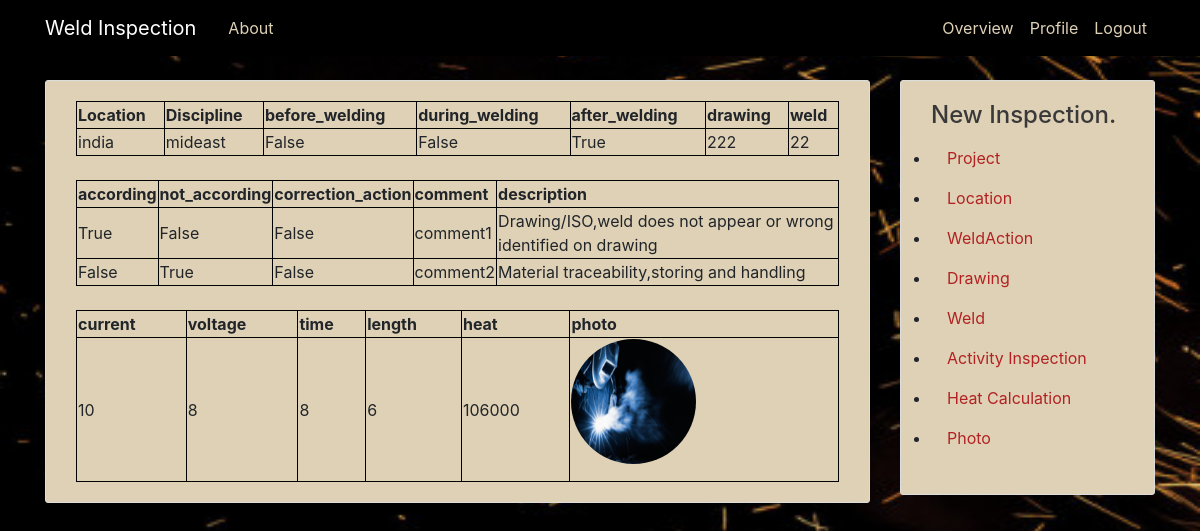
/overall/2/ (signed in), run on the app's committed database.
### inspection/models.py (models this page shows, shortened)
class location_discipline(models.Model):
    location_name=models.CharField(max_length=200)
    discipline_name=models.CharField(max_length=200)
    location_discipline_id=models.OneToOneField(project,on_delete=models.CASCADE,primary_key=True)

class weld_action(models.Model):
    during_welding=models.BooleanField(default=False)
    before_welding=models.BooleanField(default=False)
    after_welding=models.BooleanField(default=False)
    weld_action_project_id=models.OneToOneField(project,on_delete=models.CASCADE,primary_key=True)

class drawing(models.Model):
    drawing_number=models.CharField(max_length=200)
    drawing_id=models.OneToOneField(project,on_delete=models.CASCADE,primary_key=True)

class weld(models.Model):
    weld_number=models.IntegerField(primary_key=True)
    weld_id=models.ForeignKey(drawing,on_delete=models.CASCADE)

class activity_inspection_action(models.Model):
    according=models.BooleanField(default=False)
    not_according=models.BooleanField(default=False)
    correction_action=models.BooleanField(default=False)
    comment=models.CharField(max_length=100,blank=True)
    inspection_id=models.ForeignKey(project,on_delete=models.CASCADE)
    act_desp_action_descp=models.ForeignKey(activity_description,on_delete=models.CASCADE)

class activity_description(models.Model):
    act_descp=models.CharField(max_length=200,blank=True,primary_key=True) # If a field has blank=True, form validation will allow entry of an empty value.
    act_descp_source=models.ForeignKey(User,on_delete=models.CASCADE)
    def __str__(self):
        return str(self.act_descp)

class heat_calc(models.Model):
    current_A=models.IntegerField(default=0,blank=True)
    voltage_V=models.IntegerField(default=0,blank=True)
    time_SS=models.IntegerField(default=0,blank=True)
    length_MM=models.IntegerField(default=0,blank=True)
    heat_input=models.IntegerField(default=0,blank=True)
    heat_calc_id=models.OneToOneField(project,on_delete=models.CASCADE,primary_key=True)

class gallery(models.Model):
    photo=models.ImageField(upload_to='photo_pics',default='weld.png')
    photo_report_id=models.OneToOneField(project,on_delete=models.CASCADE,primary_key=True)

### inspection/views.py (the view)
# urls.py: path('overall/<int:proj_value>/',views.overall_view,name='inspection-overall'),
@login_required
def overall_view(request,proj_value):
    loc_obj=location_discipline.objects.select_related('location_discipline_id').get(location_discipline_id_id=proj_value)
    weld_action_obj=weld_action.objects.select_related('weld_action_project_id').get(weld_action_project_id_id=proj_value)
    drawing_obj=drawing.objects.select_related('drawing_id').get(drawing_id_id=proj_value)
    value=drawing_obj.drawing_number
    weld_obj=weld.objects.select_related('weld_id').get(weld_id_id=proj_value)
    inspection_obj=activity_inspection_action.objects.select_related('inspection_id').filter(inspection_id_id=proj_value)
    heat_obj=heat_calc.objects.select_related('heat_calc_id').get(heat_calc_id_id=proj_value)
    gallery_obj=gallery.objects.select_related('photo_report_id').get(photo_report_id_id=proj_value)
    context={'location':loc_obj,'weld_action':weld_action_obj,'drawing':drawing_obj,'weld':weld_obj,'inspection':inspection_obj,'heat':heat_obj,'gallery':gallery_obj}
    return render(request, 'inspection/overall.html', context)

### inspection/templates/inspection/overall.html
{% extends "inspection/base.html" %}
{% block content %}
<article class="media content-section">
    <div class="media-body">
        <table style=" border:1px solid black;width:100%;border-collapse: collapse;">
            <tr>
                <th style=" border:1px solid black;"> Location</th>
                <th style=" border:1px solid black;"> Discipline</th>
                <th style=" border:1px solid black;"> before_welding</th>
                <th style=" border:1px solid black;"> during_welding</th>
                <th style=" border:1px solid black;"> after_welding</th>
                <th style=" border:1px solid black;"> drawing</th>
                <th style=" border:1px solid black;"> weld</th>
            </tr>
            <tr>
                <td style=" border:1px solid black;">{{location.location_name}}</td>
                <td style=" border:1px solid black;">{{location.discipline_name}}</td>
                <td style=" border:1px solid black;">{{weld_action.before_welding}}</td>
                <td style=" border:1px solid black;">{{weld_action.during_welding}}</td>
                <td style=" border:1px solid black">{{weld_action.after_welding}}</td>
                <td style=" border:1px solid black;">{{drawing.drawing_number}}</td>
                <td style=" border:1px solid black;">{{weld.weld_number}}</td>
            </tr>
        </table>
        <br>
        <table style=" border:1px solid black ;width:100%;border-collapse: collapse;">
            <tr>
                <th style=" border:1px solid black;"> according</th>
                <th style=" border:1px solid black;"> not_according</th>
                <th style=" border:1px solid black;"> correction_action</th>
                <th style=" border:1px solid black;"> comment</th>
                <th style=" border:1px solid black;"> description</th>
            </tr>
            {% for data in inspection %}
            <tr>
                <td style=" border:1px solid black;"> {{data.according}}</td>
                <td style=" border:1px solid black;"> {{data.not_according}}</td>
                <td style=" border:1px solid black;"> {{data.correction_action}}</td>
                <td style=" border:1px solid black;"> {{data.comment}}</td>
                <td style=" border:1px solid black;"> {{data.act_desp_action_descp}}</td>
            </tr>
            {% endfor %}
        </table>
        <br>
        <table style=" border:1px solid black;width:100%;border-collapse: collapse;">
            <tr>
                <th style=" border:1px solid black;"> current</th>
                <th style=" border:1px solid black;"> voltage</th>
                <th style=" border:1px solid black;"> time </th>
                <th style=" border:1px solid black;"> length</th>
                <th style=" border:1px solid black;"> heat</th>
                <th style=" border:1px solid black;"> photo</th>
            </tr>
            <tr>
                <td style=" border:1px solid black;">{{heat.current_A}}</td>
                <td style=" border:1px solid black;">{{heat.voltage_V}}</td>
                <td style=" border:1px solid black;">{{heat.time_SS}}</td>
                <td style=" border:1px solid black;">{{heat.length_MM}}</td>
                <td style=" border:1px solid black;">{{heat.heat_input}}</td>
                <td style=" border:1px solid black;"> <img class="rounded-circle account-img"
                        src="{{ gallery.photo.url }}"></td>
            </tr>
        </table>
    </div>
</article>
{% endblock content %}

### inspection/static/inspection/style.css (style rules this page uses)
body { margin-top: 5rem; background: url('/media/weldpic2.jpg'); background-size: 1800px 900px; background-repeat: no-repeat; background-position: bottom; background-attachment: fixed; }
.content-section { background: #dfd1b6; padding: 20px 30px; border: 1px solid #dddddd; border-radius: 3px; margin-bottom: 20px; }
.account-img { height: 125px; width: 125px; margin-right: 20px; margin-bottom: 16px; }

### data on the page
location_discipline: location_name "india", discipline_name "mideast"
weld_action: before_welding "False", during_welding "False", after_welding "True"
drawing: drawing_number "222"
weld: weld_number "22"
activity_inspection_action: according "True", not_according "False", correction_action "False", comment "comment1", act_desp_action_descp "Drawing/ISO,weld does not appear or wrong identified on drawing"
activity_inspection_action: according "False", not_according "True", correction_action "False", comment "comment2", act_desp_action_descp "Material traceability,storing and handling"
heat_calc: current_A "10", voltage_V "8", time_SS "8", length_MM "6", heat_input "106000"
gallery: photo (picture)
